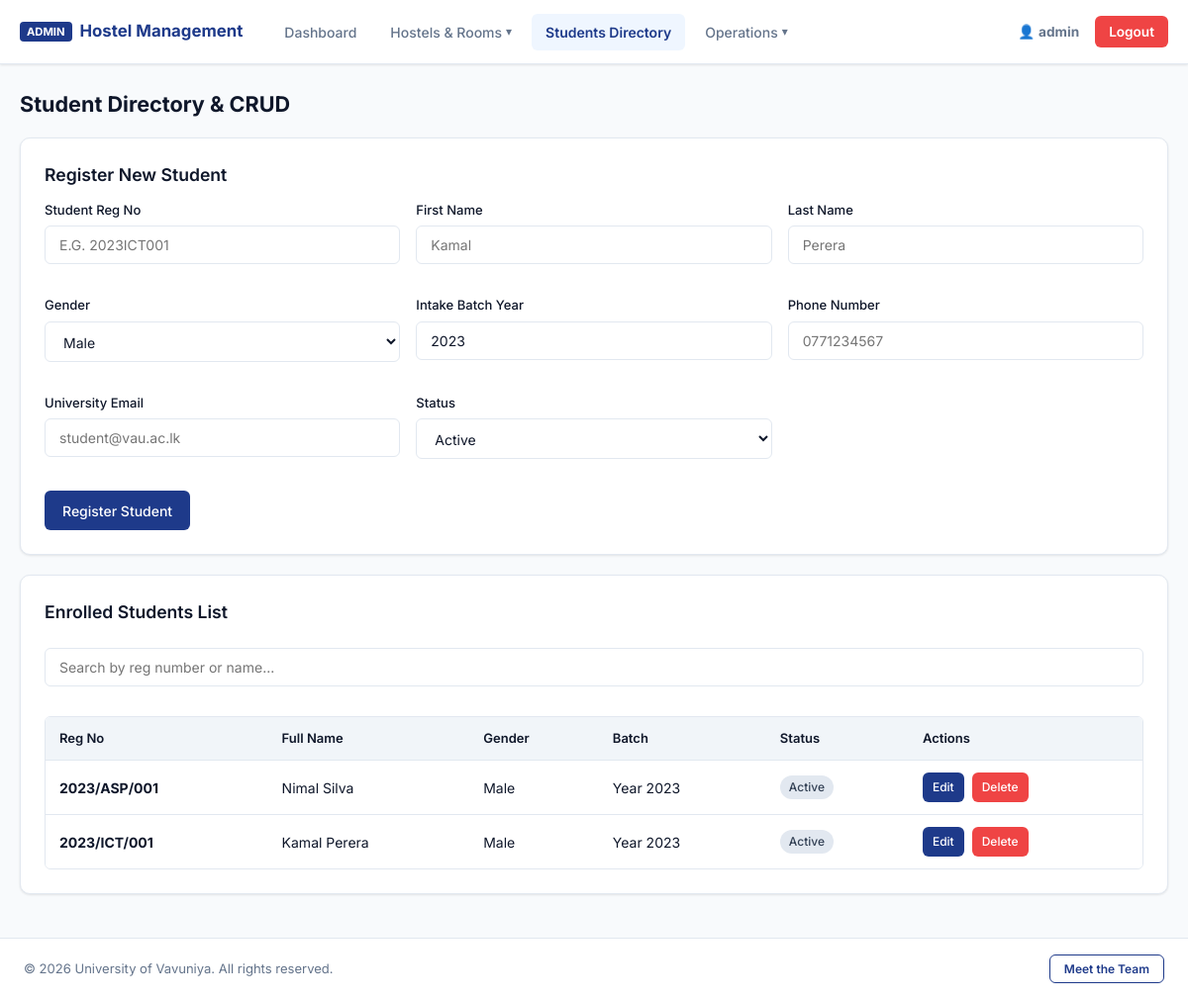
The page /admin/manage-students.php (signed in) on the database its author committed.
### tables this page shows
CREATE TABLE `students` (
    `id` INT AUTO_INCREMENT PRIMARY KEY,
    `reg_no` VARCHAR(50) NOT NULL UNIQUE,
    `first_name` VARCHAR(50) NOT NULL,
    `last_name` VARCHAR(50) NOT NULL,
    `gender` ENUM('Male', 'Female') NOT NULL,
    `batch_year` INT NOT NULL,
    `phone` VARCHAR(20) NOT NULL,
    `email` VARCHAR(100) NOT NULL,
    `status` ENUM('Active', 'Vacated') DEFAULT 'Active'
);

### admin/manage-students.php (the view, shortened to what this page needs)
<?php
require_once '../config/db.php';
$editStudent = null;
$students = $pdo->query("SELECT * FROM students ORDER BY id DESC")->fetchAll();
?>
<!DOCTYPE html>
<html lang="en">
<head>
    <link rel="stylesheet" href="../assets/css/style.css">
</head>
<body>
    <?php include '../includes/sidebar.php'; ?>
    <main class="admin-wrapper">
        <h2 style="font-size: 1.35rem; font-weight: 700; margin-bottom: 18px;">Student Directory & CRUD</h2>
        <div class="card">
            <h3><?= $editStudent ? 'Edit Student Record' : 'Register New Student' ?></h3>
            <form method="POST" class="form-grid-3">
                <div class="form-group">
                    <label>Student Reg No</label>
                    <input type="text" name="reg_no" class="form-control"
                           placeholder="e.g. 2023ICT001"
                           value="<?= htmlspecialchars($editStudent['reg_no'] ?? '') ?>"
                           style="text-transform: uppercase;" required>
                </div>
                <div class="form-group">
                    <label>First Name</label>
                    <input type="text" name="first_name" class="form-control" placeholder="Kamal" value="<?= htmlspecialchars($editStudent['first_name'] ?? '') ?>" required>
                </div>
                <div class="form-group">
                    <label>Last Name</label>
                    <input type="text" name="last_name" class="form-control" placeholder="Perera" value="<?= htmlspecialchars($editStudent['last_name'] ?? '') ?>" required>
                </div>
                <div class="form-group">
                    <label>Gender</label>
                    <select name="gender" class="form-control">
                        <option value="Male" <?= ($editStudent['gender'] ?? '') === 'Male' ? 'selected' : '' ?>>Male</option>
                    </select>
                </div>
                <div class="form-group">
                    <label>Intake Batch Year</label>
                    <input type="number" name="batch_year" class="form-control" value="<?= htmlspecialchars($editStudent['batch_year'] ?? '2023') ?>" required>
                </div>
                <div class="form-group">
                    <label>Phone Number</label>
                    <input type="text" name="phone" class="form-control" placeholder="0771234567" value="<?= htmlspecialchars($editStudent['phone'] ?? '') ?>" required>
                </div>
                <div class="form-group">
                    <label>University Email</label>
                    <input type="email" name="email" class="form-control" placeholder="student@vau.ac.lk" value="<?= htmlspecialchars($editStudent['email'] ?? '') ?>" required>
                </div>
                <div class="form-group">
                    <label>Status</label>
                    <select name="status" class="form-control">
                        <option value="Active" <?= ($editStudent['status'] ?? '') === 'Active' ? 'selected' : '' ?>>Active</option>
                    </select>
                </div>
                <div class="col-span-full" style="display: flex; gap: 10px;">
                    <?php if ($editStudent): ?>
                        <button type="submit" name="update_student" class="btn">Update Record</button>
                        <a href="manage-students.php" class="btn" style="background: var(--text-muted);">Cancel</a>
                    <?php else: ?>
                        <button type="submit" name="add_student" class="btn">Register Student</button>
                    <?php endif; ?>
                </div>
            </form>
        </div>
        <div class="card">
            <h3>Enrolled Students List</h3>
            <input type="text" id="stSearch" class="form-control"
                   placeholder="Search by reg number or name..."
                   onkeyup="filterTable('stSearch', 'stTable')" style="margin: 10px 0 16px 0;">
            <div class="table-responsive">
                <table id="stTable">
                    <thead>
                        <tr><th>Reg No</th><th>Full Name</th><th>Gender</th><th>Batch</th><th>Status</th><th>Actions</th></tr>
                    </thead>
                    <tbody>
                        <?php if (count($students) > 0): ?>
                            <?php foreach ($students as $s): ?>
                            <tr>
                                <td><strong><?= htmlspecialchars($s['reg_no']) ?></strong></td>
                                <td><?= htmlspecialchars($s['first_name'] . ' ' . $s['last_name']) ?></td>
                                <td><?= htmlspecialchars($s['gender']) ?></td>
                                <td>Year <?= htmlspecialchars($s['batch_year']) ?></td>
                                <td>
                                    <span class="badge" style="background: #e2e8f0; color: #334155;">
                                        <?= htmlspecialchars($s['status']) ?>
                                    </span>
                                </td>
                                <td>
                                    <div style="display: flex; gap: 8px;">
                                        <a href="manage-students.php?edit=<?= $s['id'] ?>" class="btn" style="padding: 4px 10px; font-size: 12px; min-height: 30px;">Edit</a>
                                        <a href="manage-students.php?delete=<?= $s['id'] ?>" class="btn btn-danger" style="padding: 4px 10px; font-size: 12px; min-height: 30px;" onclick="return confirmAction('Delete this student?')">Delete</a>
                                    </div>
                                </td>
                            </tr>
                            <?php endforeach; ?>
                        <?php else: ?>
                            <tr><td colspan="6" style="text-align: center;">No students registered yet.</td></tr>
                        <?php endif; ?>
                    </tbody>
                </table>
            </div>
        </div>
    </main>
    <?php include '../includes/footer.php'; ?>
</body>
</html>

### assets/css/style.css (style rules this page uses)
:root { --primary: #1e3a8a; --primary-hover: #172554; --primary-light: #eff6ff; --bg-page: #f8fafc; --surface: #ffffff; --text-main: #0f172a; --text-muted: #64748b; --border: #e2e8f0; --border-hover: #cbd5e1; --danger: #ef4444; --danger-hover: #dc2626; --success: #10b981; --warning: #f59e0b; --radius-sm: 6px; --radius-md: 10px; --radius-lg: 14px; --shadow-sm: 0 1px 3px rgba(0,0,0,0.06), 0 1px 2px rgba(0,0,0,0.04); --shadow-md: 0 4px 6px -1px rgba(0,0,0,0.07), 0 2px 4px -2px rgba(0,0,0,0.05); }
* { margin: 0; padding: 0; box-sizing: border-box; font-family: 'Inter', system-ui, -apple-system, sans-serif; }
body { background-color: var(--bg-page); color: var(--text-main); display: flex; flex-direction: column; min-height: 100vh; line-height: 1.5; overflow-x: hidden; }
.admin-wrapper { max-width: 1200px; margin: 24px auto; padding: 0 20px; width: 100%; flex: 1; }
.card { background: var(--surface); border: 1px solid var(--border); border-radius: var(--radius-md); padding: 24px; margin-bottom: 20px; box-shadow: var(--shadow-sm); min-width: 0; max-width: 100%; box-sizing: border-box; }
.card h3 { font-size: 1.1rem; font-weight: 600; color: var(--text-main); margin-bottom: 12px; }
.form-group { margin-bottom: 16px; width: 100%; }
.form-group label { display: block; margin-bottom: 6px; font-weight: 500; font-size: 0.815rem; color: var(--text-main); }
.form-control, select.form-control, input.form-control { width: 100% !important; max-width: 100% !important; min-width: 0 !important; padding: 10px 14px; border: 1px solid var(--border); border-radius: var(--radius-sm); font-size: 0.875rem; background: #ffffff; color: var(--text-main); outline: none; transition: border-color 0.15s, box-shadow 0.15s; box-sizing: border-box !important; }
.form-grid-2, .form-grid-3, .form-grid-4 { width: 100%; }
.form-grid-2 > *, .form-grid-3 > *, .form-grid-4 > * { min-width: 0; max-width: 100%; box-sizing: border-box; }
.form-grid-3 { display: grid; grid-template-columns: repeat(3, 1fr); gap: 16px; }
.col-span-full { grid-column: 1 / -1; }
.btn { background: var(--primary); color: #ffffff; padding: 10px 18px; border: none; border-radius: var(--radius-sm); cursor: pointer; font-size: 0.875rem; font-weight: 500; text-decoration: none; display: inline-flex; align-items: center; justify-content: center; transition: background 0.15s ease; min-height: 40px; }
.btn-danger { background: var(--danger); }
.table-responsive { width: 100% !important; max-width: 100% !important; overflow-x: auto !important; -webkit-overflow-scrolling: touch; border: 1px solid var(--border); border-radius: var(--radius-sm); margin-top: 14px; display: block; }
table { width: 100%; border-collapse: separate; border-spacing: 0; background: var(--surface); min-width: 500px; }
table th { background-color: #f1f5f9; color: var(--text-main); font-weight: 600; font-size: 0.815rem; padding: 12px 14px; text-align: left; border-bottom: 1px solid var(--border); white-space: nowrap; }
table td { padding: 12px 14px; border-bottom: 1px solid var(--border); font-size: 0.875rem; color: var(--text-main); }
table tbody tr:last-child td { border-bottom: none; }
.badge { padding: 3px 9px; border-radius: 9999px; font-size: 0.75rem; font-weight: 500; display: inline-block; white-space: nowrap; }
input, select, textarea { transition: border-color 0.25s ease, box-shadow 0.25s ease; }

### rows shown on the page
students: reg_no "2023/ASP/001", first_name+last_name "Nimal Silva", gender "Male", batch_year "2023", status "Active"
students: reg_no "2023/ICT/001", first_name+last_name "Kamal Perera", gender "Male", batch_year "2023", status "Active"

### other values the page prints
$_SESSION['admin_user'] "admin"
